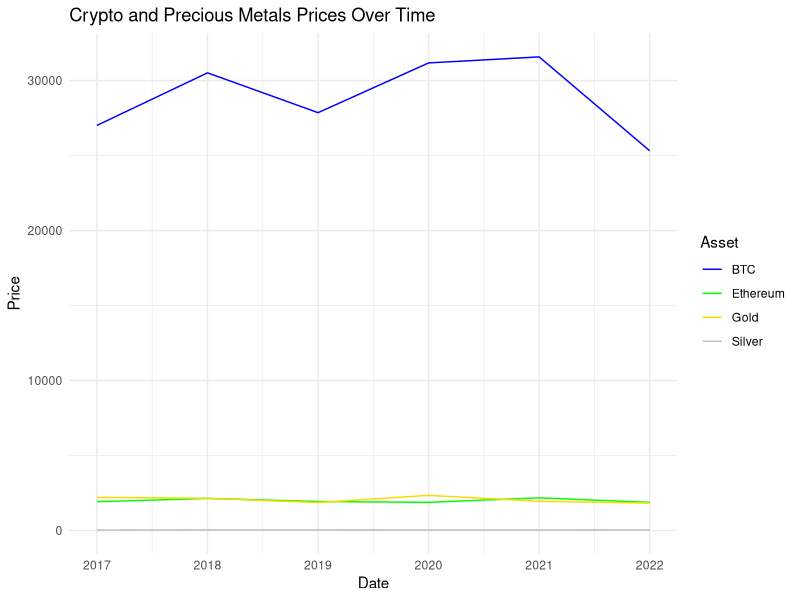

The R script that drew this image:
#### Preamble ####
# Purpose: Create some sample points to see what data could look like in a graph
# Author: Yi Fei Pang
# Date: 04 April 2023
# Contact: yifei.pang@mail.utoronto.ca
# License: MIT
# Pre-requisites: Understanding of the structure and result of dataset desired

#### Workspace setup ####
library(ggplot2)
library(dplyr)
library(tidyverse)

set.seed(123)

#### Simulate data ####
# Create a simplified dataframe with what my data could potentially look like
# with 6 years between 2017 and 2022 with all the values for the 4 assets

start_year <- 2017
end_year <- 2022

Years <- seq(start_year, end_year, by = 1)

BTC <- runif(6, min = 25000, max = 32000)
Ethereum <- runif(6, min = 1600, max = 2200)
Gold <- runif(6, min = 1800, max = 2400)
Silver <- runif(6, min = 20, max = 35)

sample_data <- data.frame(Year = Years, BTC = BTC,
                 Ethereum = Ethereum, Gold = Gold, Silver = Silver)

# Create the line graph
ggplot(sample_data, aes(x = Years)) +
  geom_line(aes(y = BTC, color = "BTC")) +
  geom_line(aes(y = Ethereum, color = "Ethereum")) +
  geom_line(aes(y = Gold, color = "Gold")) +
  geom_line(aes(y = Silver, color = "Silver")) +
  labs(title = "Crypto and Precious Metals Prices Over Time",
       x = "Date",
       y = "Price",
       color = "Asset") +
  scale_color_manual(values = c(BTC = "blue", Ethereum = "green", Gold = "gold", Silver = "gray"),
                     labels = c("BTC", "Ethereum", "Gold", "Silver")) +
  theme_minimal()

# From the linegraph, I notice that to observe trends better, they have to be 
# at around the same price range. For example, for gold to be have the same
# price and variance as BTC, I would have to use 10oz so it can be around the 
# 20,000 to 30,000 range so that the graph is more digestable
